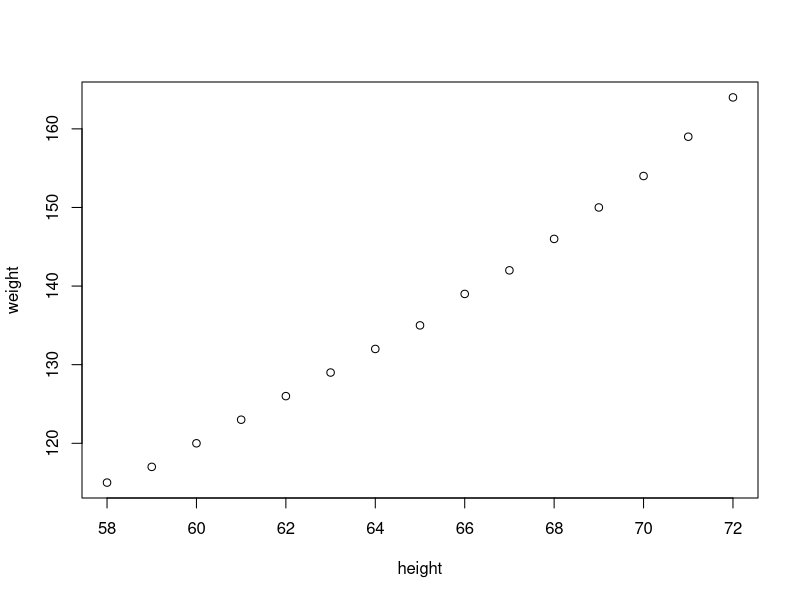
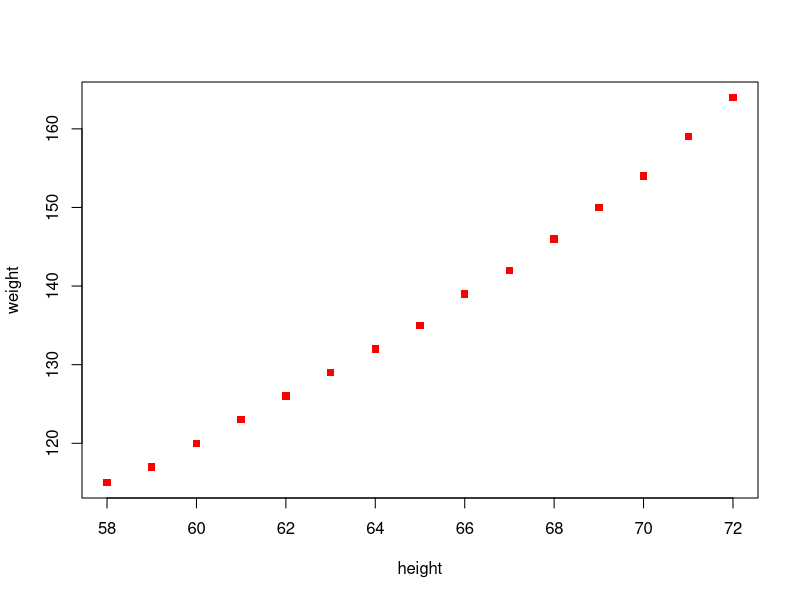
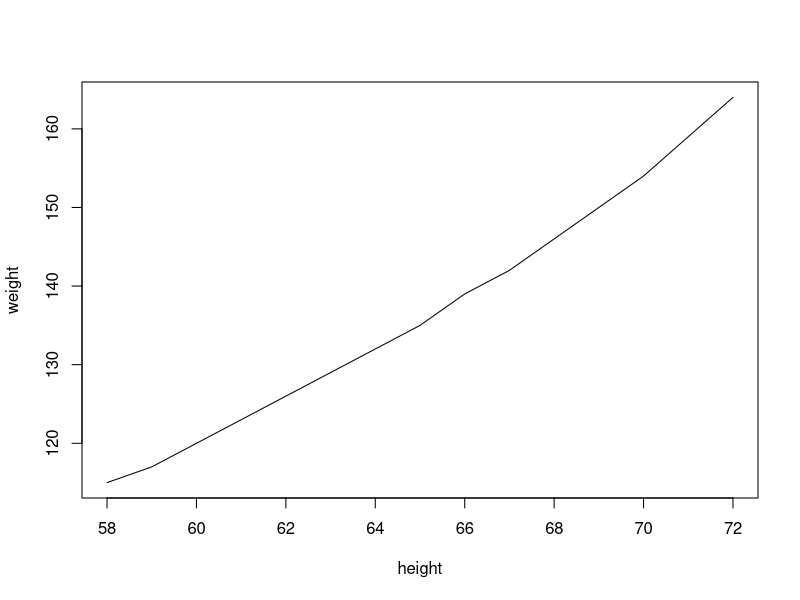
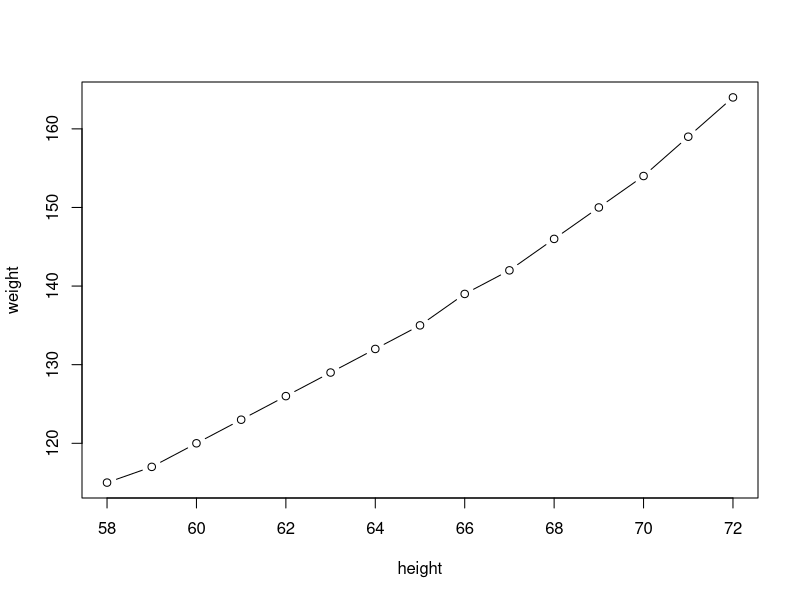
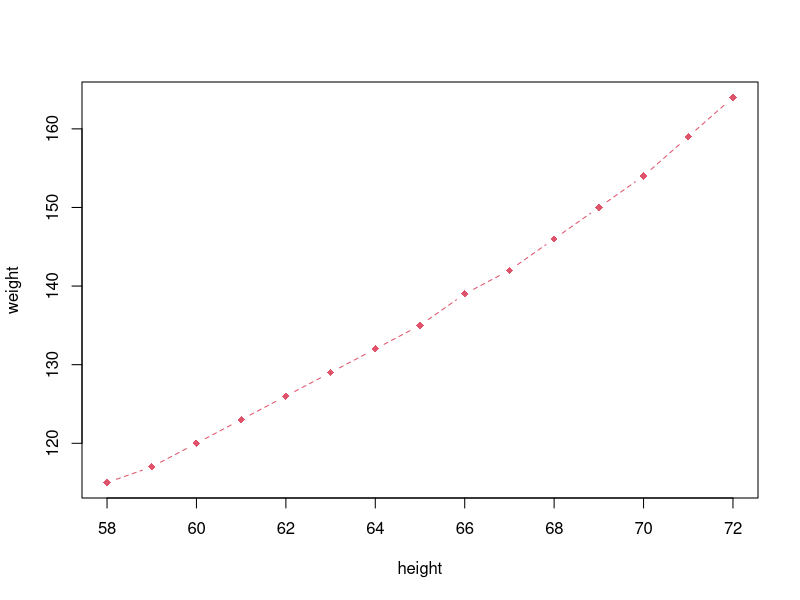
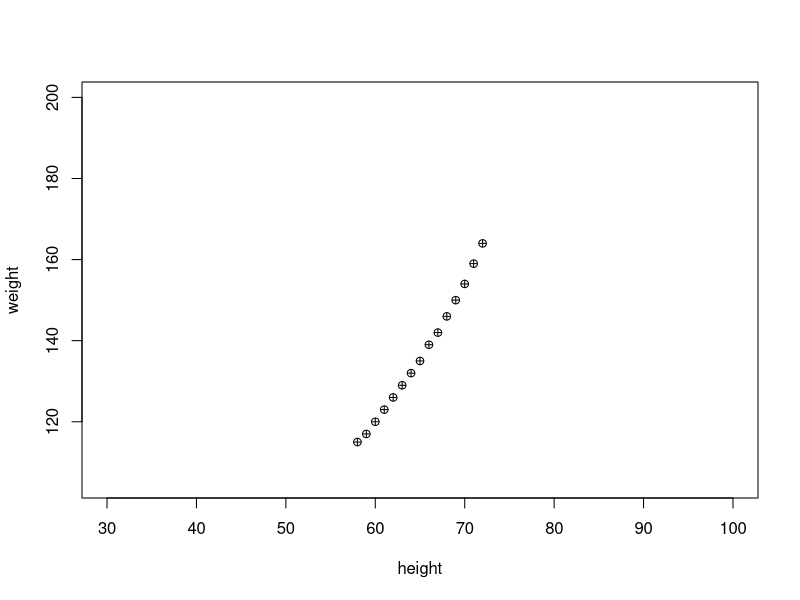
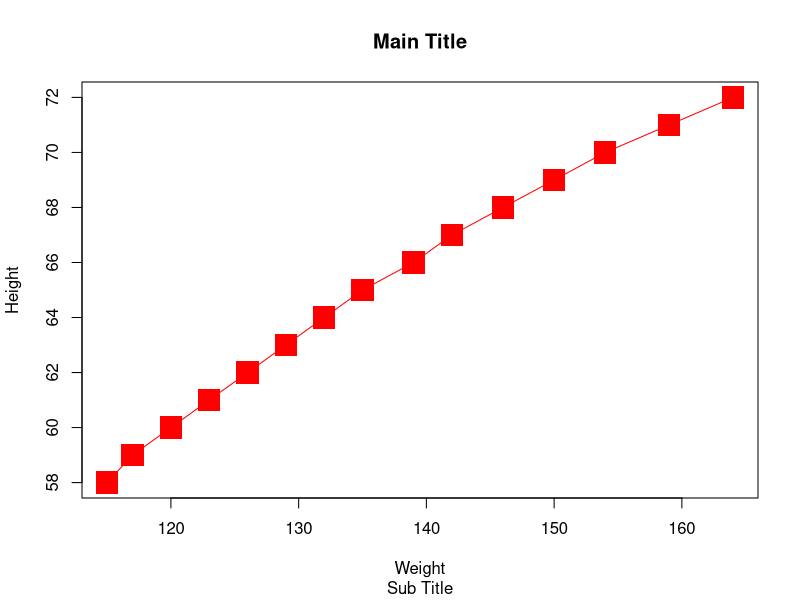
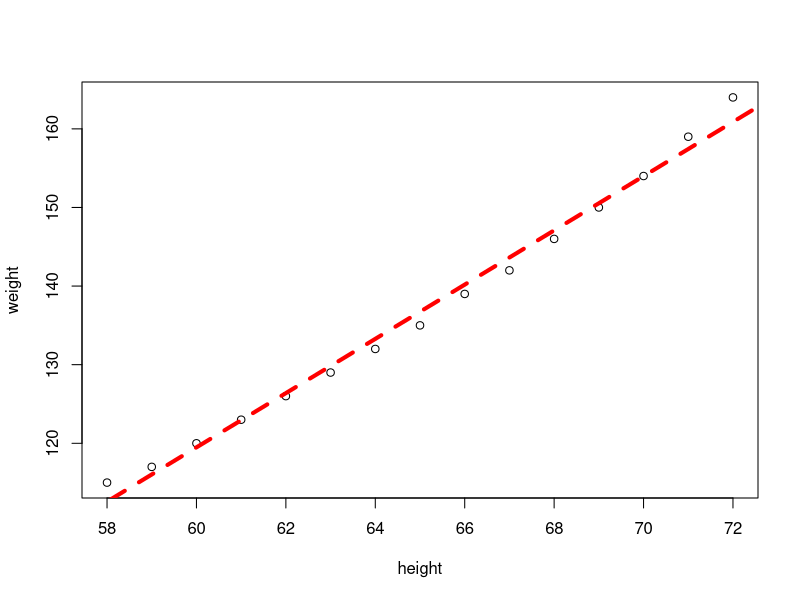

Write the R code that produced these figures, in order. (Note: this script raises an error after producing the figures.)
# Combined Plots
#plot, histogram, pie, boxplot, linechart, correlation plot

#plot
women
plot(women)
plot(women, type='p', pch=15, col='red')
plot(women, type='l')
plot(women, type='b')
plot(women, type='b', pch=18, lty=2, col=2)
plot(women, xlim=c(30,100), ylim=c(min(women$weight)-10, 200), pch=10)

#more features with plot
plot(x=women$weight, y=women$height, pch=15, xlab='Weight', ylab='Height', col='red', cex=3, type='b')
title(main='Main Title', sub='Sub Title')
#see cheat sheet on base graphs

plot(women)
abline(lm(women$weight ~ women$height), col='red', lty=2, lwd=4)


#boxplot
boxplot(women$height)
abline(h=c(58, 62,65,68,72))
?abline
#draw lines on plot for number summary
summary(women)
quantile(women$height)
quantile(women$height, seq(0,1,.1))
quantile(women$height, seq(0,1,.01))
stem(women$height)
boxplot(women$height, col='green')
abline(h=quantile(women$height))
text(1+.3, quantile(women$height), labels=c('min','1Q','median','3Q','max'))

#histogram
hist(women$height)
hist(women$height, breaks=10)
hist(women$height, breaks=5, col=1:5)

#histogram2
(x = rnorm(100,50,10))
hist(x)

hist(x, freq=F, col=1:8)
lines(density(x))

#density plot : shape of data
plot(density(x), col='red')

#pie
gender
table(gender)
pie(table(gender))
x = c(10,20,40,50)
pie(x)
xlabels = c('A','B','C','D')
x/sum(x)
(labels2 = paste(xlabels, round(x/sum(x),2) * 100 , sep='-'))
pie(x, labels=labels2)
x
#barplot
barplot(x,col=1:4)
barplot(x,col=1:4, horiz = T)

#correlation plot
pairs(women)
cor(women$height,women$weight)
cov(women$height, women$weight)
head(mtcars)

cor(mtcars)
names(mtcars)
pairs(mtcars)
pairs(mtcars[1:4])
options(digits=4)
pairs(mtcars[c('mpg', 'wt','hp')])